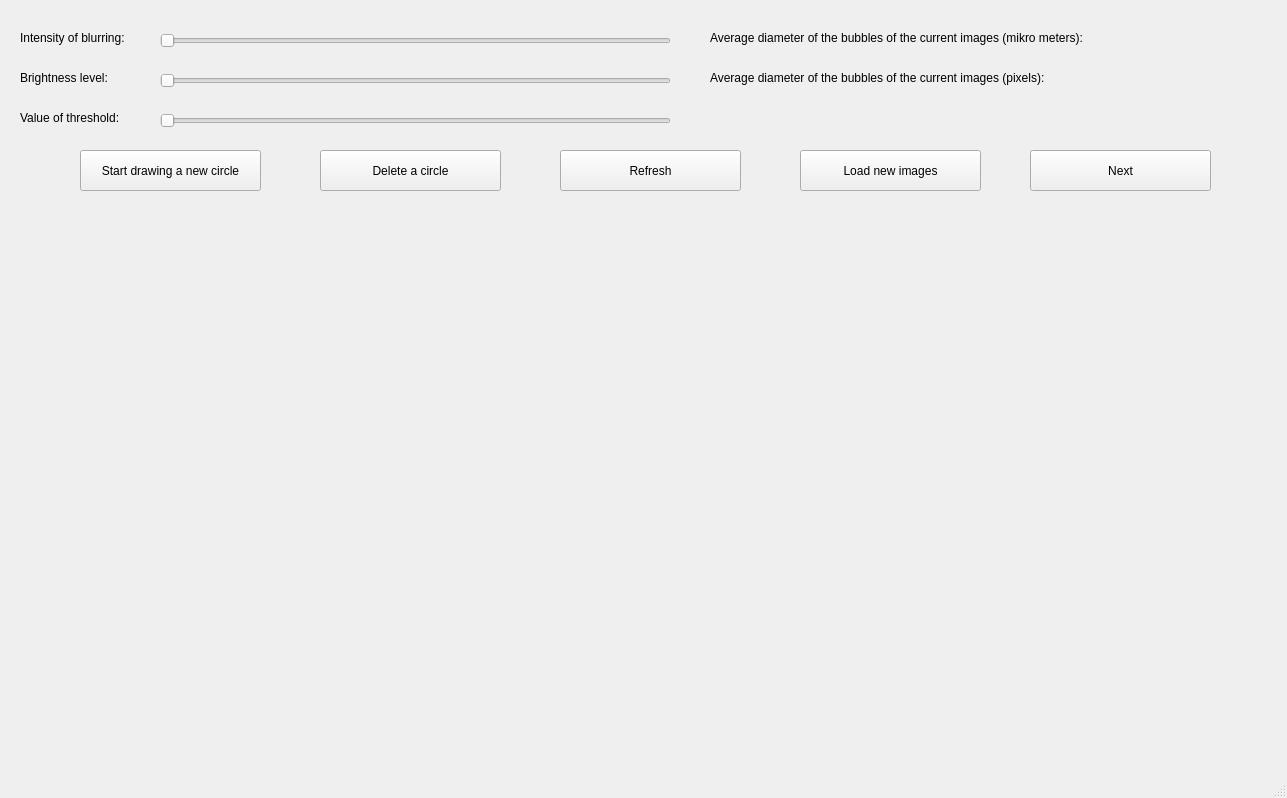
<?xml version="1.0" encoding="UTF-8"?>
<ui version="4.0">
 <class>DropletIdPage</class>
 <widget class="QMainWindow" name="DropletIdPage">
  <property name="geometry">
   <rect>
    <x>0</x>
    <y>0</y>
    <width>1287</width>
    <height>798</height>
   </rect>
  </property>
  <property name="windowTitle">
   <string>MainWindow</string>
  </property>
  <widget class="QWidget" name="centralwidget">
   <widget class="QSlider" name="horizontalSlider">
    <property name="geometry">
     <rect>
      <x>160</x>
      <y>30</y>
      <width>511</width>
      <height>22</height>
     </rect>
    </property>
    <property name="orientation">
     <enum>Qt::Horizontal</enum>
    </property>
   </widget>
   <widget class="QLabel" name="label_4">
    <property name="geometry">
     <rect>
      <x>710</x>
      <y>30</y>
      <width>531</width>
      <height>16</height>
     </rect>
    </property>
    <property name="text">
     <string>Average diameter of the bubbles of the current images (mikro meters):</string>
    </property>
   </widget>
   <widget class="QPushButton" name="pushButton">
    <property name="geometry">
     <rect>
      <x>80</x>
      <y>150</y>
      <width>181</width>
      <height>41</height>
     </rect>
    </property>
    <property name="text">
     <string>Start drawing a new circle</string>
    </property>
   </widget>
   <widget class="QLabel" name="label_5">
    <property name="geometry">
     <rect>
      <x>710</x>
      <y>70</y>
      <width>501</width>
      <height>16</height>
     </rect>
    </property>
    <property name="text">
     <string>Average diameter of the bubbles of the current images (pixels):</string>
    </property>
   </widget>
   <widget class="QLabel" name="label">
    <property name="geometry">
     <rect>
      <x>20</x>
      <y>30</y>
      <width>151</width>
      <height>16</height>
     </rect>
    </property>
    <property name="text">
     <string>Intensity of blurring:</string>
    </property>
   </widget>
   <widget class="QLabel" name="label_2">
    <property name="geometry">
     <rect>
      <x>20</x>
      <y>70</y>
      <width>131</width>
      <height>16</height>
     </rect>
    </property>
    <property name="text">
     <string>Brightness level:</string>
    </property>
   </widget>
   <widget class="QSlider" name="horizontalSlider_2">
    <property name="geometry">
     <rect>
      <x>160</x>
      <y>70</y>
      <width>511</width>
      <height>22</height>
     </rect>
    </property>
    <property name="orientation">
     <enum>Qt::Horizontal</enum>
    </property>
   </widget>
   <widget class="QSlider" name="horizontalSlider_3">
    <property name="geometry">
     <rect>
      <x>160</x>
      <y>110</y>
      <width>511</width>
      <height>22</height>
     </rect>
    </property>
    <property name="orientation">
     <enum>Qt::Horizontal</enum>
    </property>
   </widget>
   <widget class="QPushButton" name="pushButton_2">
    <property name="geometry">
     <rect>
      <x>320</x>
      <y>150</y>
      <width>181</width>
      <height>41</height>
     </rect>
    </property>
    <property name="text">
     <string>Delete a circle</string>
    </property>
   </widget>
   <widget class="QLabel" name="label_3">
    <property name="geometry">
     <rect>
      <x>20</x>
      <y>110</y>
      <width>121</width>
      <height>16</height>
     </rect>
    </property>
    <property name="text">
     <string>Value of threshold:</string>
    </property>
   </widget>
   <widget class="QPushButton" name="pushButton_3">
    <property name="geometry">
     <rect>
      <x>800</x>
      <y>150</y>
      <width>181</width>
      <height>41</height>
     </rect>
    </property>
    <property name="text">
     <string>Load new images</string>
    </property>
   </widget>
   <widget class="QPushButton" name="pushButton_4">
    <property name="geometry">
     <rect>
      <x>560</x>
      <y>150</y>
      <width>181</width>
      <height>41</height>
     </rect>
    </property>
    <property name="text">
     <string>Refresh</string>
    </property>
   </widget>
   <widget class="QPushButton" name="pushButton_5">
    <property name="geometry">
     <rect>
      <x>1030</x>
      <y>150</y>
      <width>181</width>
      <height>41</height>
     </rect>
    </property>
    <property name="text">
     <string>Next</string>
    </property>
   </widget>
  </widget>
  <widget class="QMenuBar" name="menubar">
   <property name="geometry">
    <rect>
     <x>0</x>
     <y>0</y>
     <width>1287</width>
     <height>26</height>
    </rect>
   </property>
  </widget>
  <widget class="QStatusBar" name="statusbar"/>
 </widget>
 <resources/>
 <connections/>
</ui>
